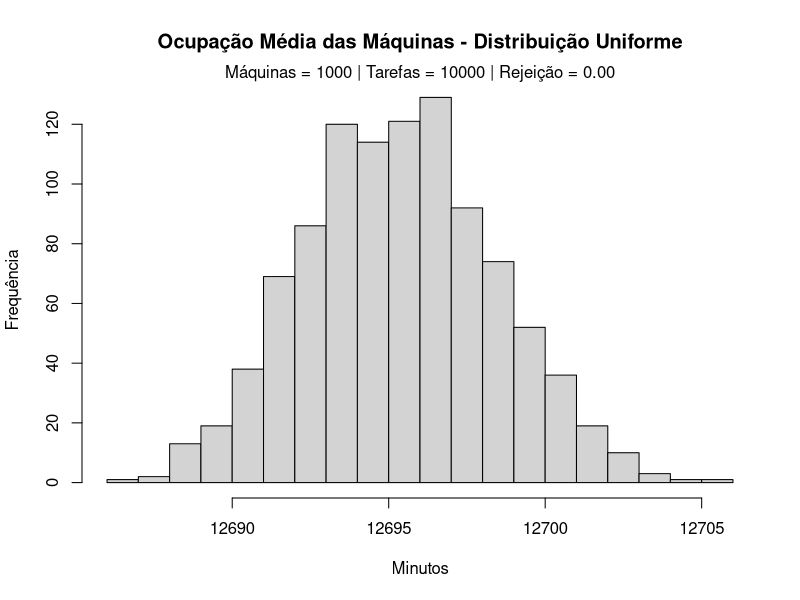

Write R code to recreate this figure.
m1 <- read.table("machines_1.dat", header=TRUE)
m2 <- read.table("machines_2.dat", header=TRUE)
m3 <- read.table("machines_3.dat", header=TRUE)
m4 <- read.table("machines_4.dat", header=TRUE)
m5 <- read.table("machines_5.dat", header=TRUE)
m6 <- read.table("machines_6.dat", header=TRUE)
m7 <- read.table("machines_7.dat", header=TRUE)
m8 <- read.table("machines_8.dat", header=TRUE)
m9 <- read.table("machines_9.dat", header=TRUE)
m10 <- read.table("machines_10.dat", header=TRUE)
m11 <- read.table("machines_11.dat", header=TRUE)
m12 <- read.table("machines_12.dat", header=TRUE)
x <- m1$ocp + m2$ocp + m3$ocp + m4$ocp + m5$ocp + m6$ocp + m7$ocp + m8$ocp + m9$ocp + m10$ocp + m11$ocp + m12$ocp
y <- x/12
disp <- sqrt(var(y))/mean(y)
write(y, "medias.dat", 1)
hist(y, main="Ocupação Média das Máquinas - Distribuição Uniforme", xlab="Minutos", ylab="Frequência", nclass=25)
mtext("Máquinas = 1000 | Tarefas = 10000 | Rejeição = 0.00", side=3)